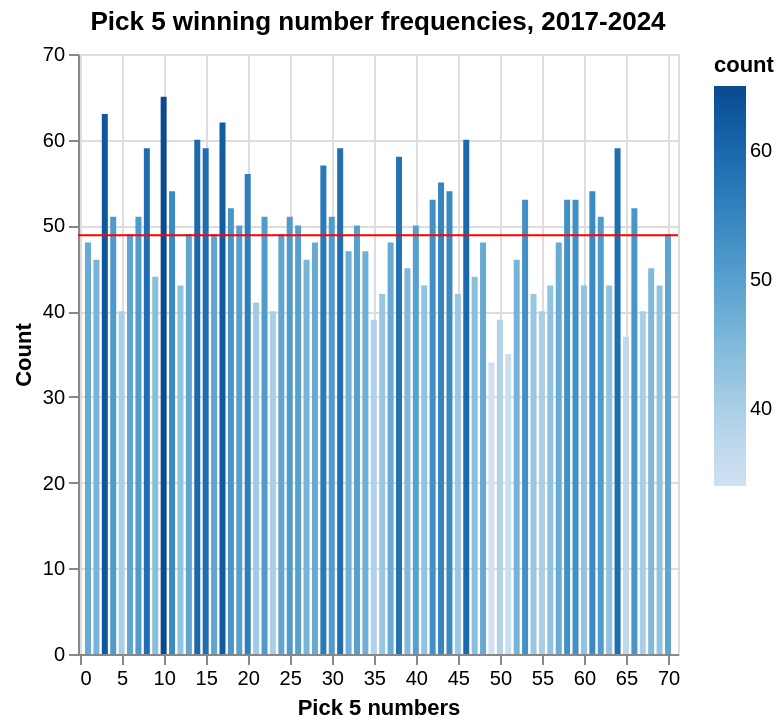

Notebook source saved alongside this figure:
### Code cell
base = alt.Chart(counts)  # Altair Chart requires DataFrame
bar = base.mark_bar(size=3).encode(
    x=alt.X(
        "value:Q",
        axis=alt.Axis(labelAngle=0, tickCount=15, tickMinStep=5),
        bin=False,
        scale=alt.Scale(domain=(1, 70)),
        sort="-y",
        title="Pick 5 numbers",
    ),
    y=alt.Y("count:Q", scale=alt.Scale(domain=(0, 70)), title="Count"),
    color=alt.Color("count:Q", scale=alt.Scale(scheme="blues")),
)
rule = base.mark_rule().encode(
    alt.Y("mean(count):Q"),
    color=alt.value("red"),
    strokeWidth=alt.value(1),
)
(bar + rule).properties(
    title=alt.Title("Pick 5 winning number frequencies, 2017-2024", align="center")
)

### Figure 1 — Vega-Lite specification as saved in the notebook (floating-point values rounded to 4 significant figures)
{"config": {"view": {"continuousWidth": 300, "continuousHeight": 300}}, "layer": [{"mark": {"type": "bar", "size": 3}, "encoding": {"color": {"field": "count", "scale": {"scheme": "blues"}, "type": "quantitative"}, "x": {"axis": {"labelAngle": 0, "tickCount": 15, "tickMinStep": 5}, "bin": false, "field": "value", "scale": {"domain": [1, 70]}, "sort": "-y", "title": "Pick 5 numbers", "type": "quantitative"}, "y": {"field": "count", "scale": {"domain": [0, 70]}, "title": "Count", "type": "quantitative"}}}, {"mark": {"type": "rule"}, "encoding": {"color": {"value": "red"}, "strokeWidth": {"value": 1}, "y": {"aggregate": "mean", "field": "count", "type": "quantitative"}}}], "data": {"name": "data-5a64beeffc4b3e84dc177ba672ec4bea"}, "title": {"text": "Pick 5 winning number frequencies, 2017-2024", "align": "center"}, "$schema": "https://vega.github.io/schema/vega-lite/v5.17.0.json", "datasets": {"data-5a64beeffc4b3e84dc177ba672ec4bea": [{"value": 10, "count": 65}, {"value": 3, "count": 63}, {"value": 17, "count": 62}, {"value": 46, "count": 60}, {"value": 14, "count": 60}, {"value": 8, "count": 59}, {"value": 15, "count": 59}, {"value": 64, "count": 59}, {"value": 31, "count": 59}, {"value": 38, "count": 58}, {"value": 29, "count": 57}, {"value": 20, "count": 56}, {"value": 43, "count": 55}, {"value": 44, "count": 54}, {"value": 11, "count": 54}, {"value": 61, "count": 54}, {"value": 59, "count": 53}, {"value": 42, "count": 53}, {"value": 53, "count": 53}, {"value": 58, "count": 53}, {"value": 66, "count": 52}, {"value": 18, "count": 52}, {"value": 62, "count": 51}, {"value": 4, "count": 51}, {"value": 25, "count": 51}, {"value": 30, "count": 51}, {"value": 7, "count": 51}, {"value": 22, "count": 51}, {"value": 26, "count": 50}, {"value": 40, "count": 50}, {"value": 33, "count": 50}, {"value": 19, "count": 50}, {"value": 16, "count": 49}, {"value": 24, "count": 49}, {"value": 70, "count": 49}, {"value": 13, "count": 49}, {"value": 6, "count": 49}, {"value": 48, "count": 48}, {"value": 28, "count": 48}, {"value": 1, "count": 48}, {"value": 37, "count": 48}, {"value": 57, "count": 48}, {"value": 34, "count": 47}, {"value": 32, "count": 47}, {"value": 2, "count": 46}, {"value": 27, "count": 46}, {"value": 52, "count": 46}, {"value": 68, "count": 45}, {"value": 39, "count": 45}, {"value": 9, "count": 44}, {"value": 47, "count": 44}, {"value": 56, "count": 43}, {"value": 41, "count": 43}, {"value": 12, "count": 43}, {"value": 63, "count": 43}, {"value": 69, "count": 43}, {"value": 60, "count": 43}, {"value": 36, "count": 42}, {"value": 45, "count": 42}, {"value": 54, "count": 42}, {"value": 21, "count": 41}, {"value": 23, "count": 40}, {"value": 55, "count": 40}, {"value": 5, "count": 40}, {"value": 67, "count": 40}, {"value": 50, "count": 39}, {"value": 35, "count": 39}, {"value": 65, "count": 37}, {"value": 51, "count": 35}, {"value": 49, "count": 34}]}}
